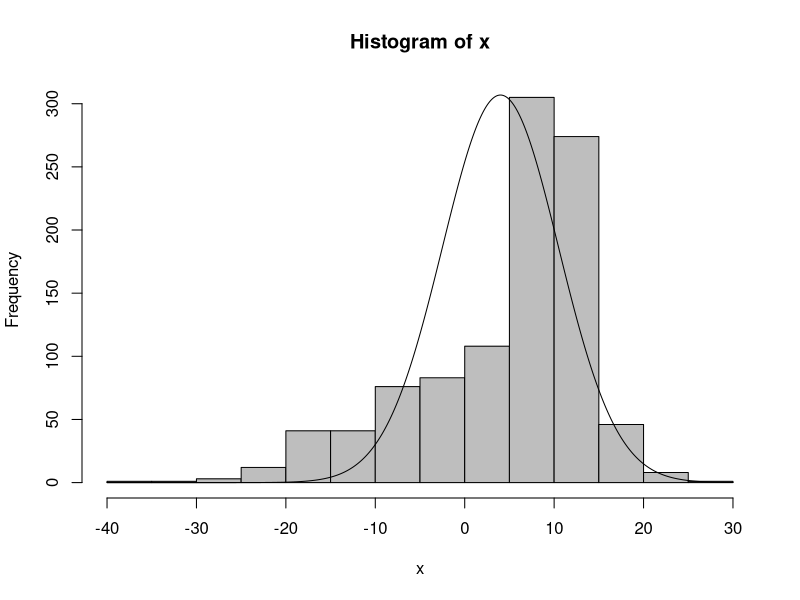

This chart was generated by the following R code:
## ---- chunk 1
mu_1 <- 10
mu_2 <- -2
sd_1 <- 3
sd_2 <- 10
n <- 1000
mean <- c(mu_1, mu_2)
sd <- c(sd_1, sd_2)
my.data <- rnorm(n, mean, sd)
summary(my.data)
## ---- chunk 2
x <- my.data

h <- hist(x, plot=FALSE)
plot(h, col="grey")
xlines <-seq(min(h$breaks),max(h$breaks),length.out=1000)
lines(x = xlines,y=dnorm(xlines, mean(mean), mean(sd)) *length(x)*diff(h$breaks)[1])




# superimpose empirical density

# superimpose normal density

## ---- chunk 3
# plot ecdf

# superimpose cdf for standard normal

# calculate maximal difference 

## ---- chunk 4
# your code here
k_central_moment <- function(num, datafr){
  return (sum((my.data - mean(my.data))^(num))/n)
}
# skewness
third_central_moment = k_central_moment(3, my.data)
sec_central_moment = k_central_moment(2, my.data)
skewness = third_central_moment/sec_central_moment^(3/2)
skewness
# kurtosis
four_central_moment = k_central_moment(4, my.data)
kurtosis = four_central_moment/sec_central_moment^2
## ---- chunk 5
# your code here
# skewness

# kurtosis

## ---- chunk 6
# your code here
# theoretical expected value and variance

# sample mean and sample variance

## ---- chunk 7
# your code here
